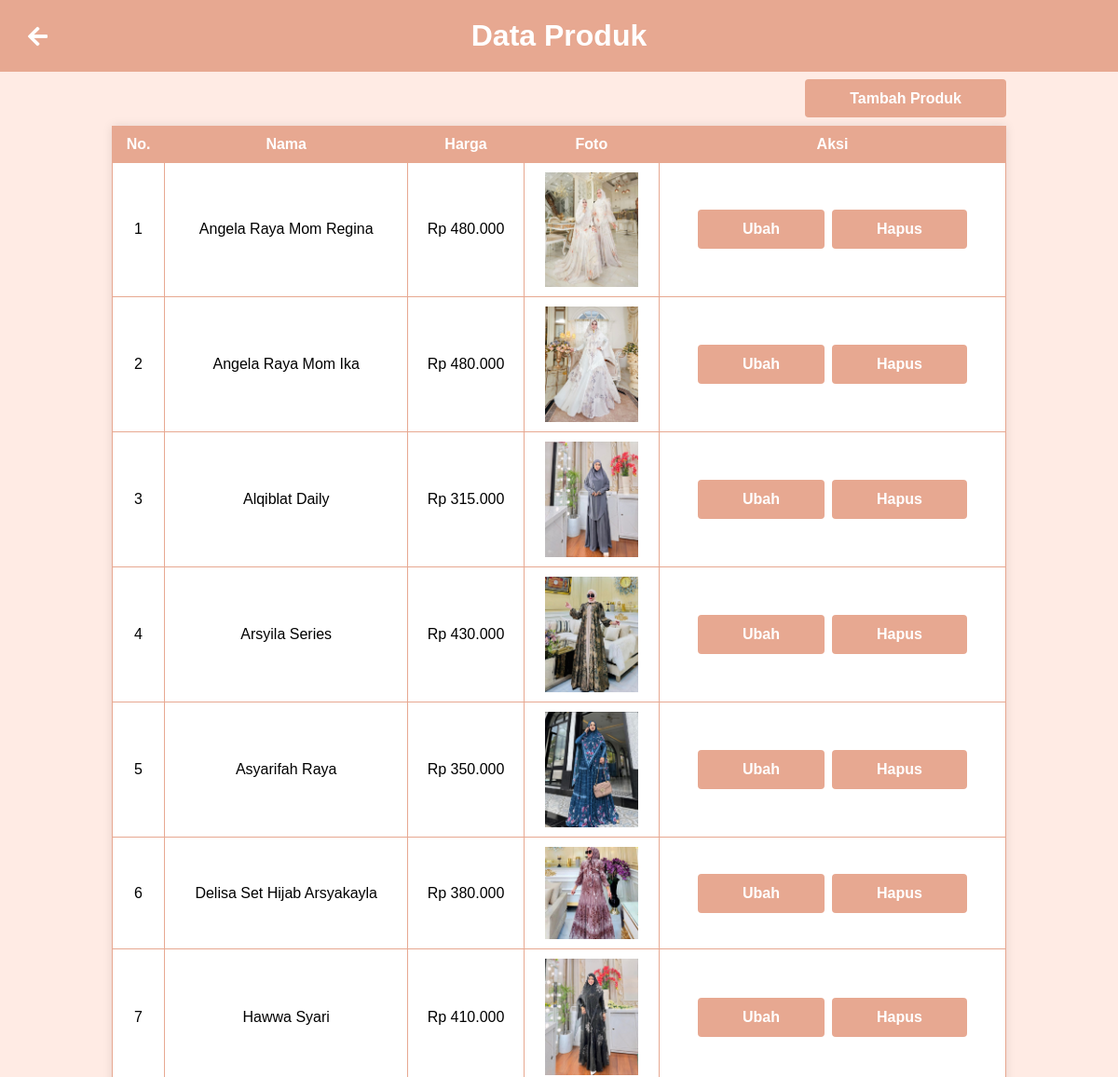
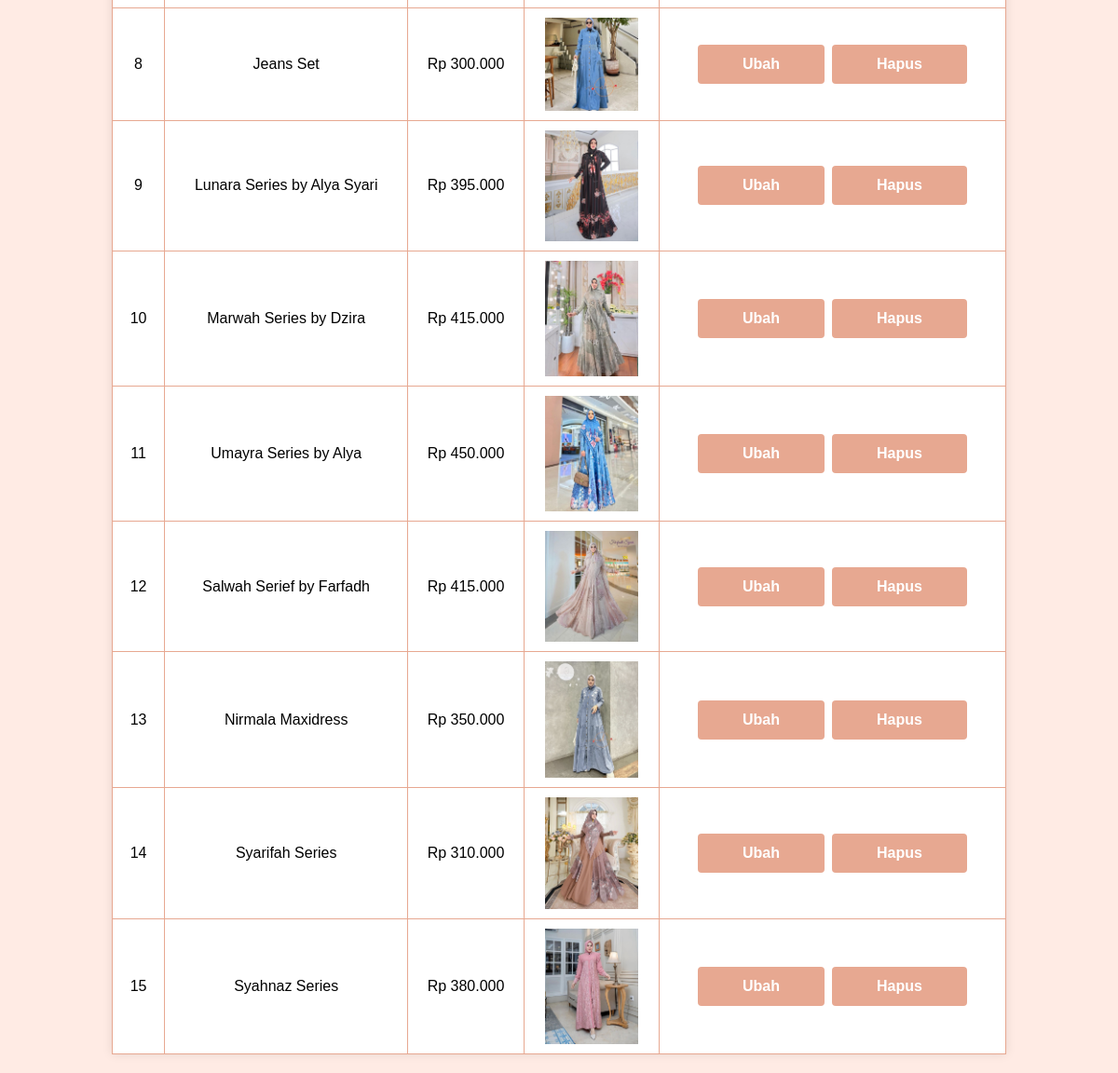
The app's page /admin/produk.php with its own data (2 pictures, top to bottom).
### tables this page shows
CREATE TABLE `produk` (
  `id_produk` int(11) NOT NULL,
  `nama_model` varchar(255) NOT NULL,
  `harga_produk` int(11) NOT NULL,
  `foto_produk` varchar(255) NOT NULL,
  `deskripsi_produk` text NOT NULL
);

### admin/produk.php (the view, shortened to what this page needs)
<?php
    require "../db.php";
?>
<html>
    <head>
    </head>
</html>
<link href="../assets/css/view.css" rel="stylesheet">
<link href="https://cdnjs.cloudflare.com/ajax/libs/font-awesome/5.15.4/css/all.min.css" rel="stylesheet">
<div class="container">
    <div class="row justify-content-center title-container">
        <div class="back-button">
            <a href="index.php"><i class="fa fa-arrow-left"></i></a>
        </div>
        <h1 class="text-center">Data Produk</h1>
    </div>
    <div class="row" style="justify-content: space-between;">
        <div class="col-lg-9" style="width: 80%; margin: 20px auto;">
            <div class="text-center" style="text-align: end;">
                <a href="tambahproduk.php" class="btn btn-primary btn-add-product">Tambah Produk</a>
            </div>
        </div>
    </div>
    <div class="row justify-content-center">
        <div class="col-lg-9">
            <table class="table table-bordered text-center">
                <thead>
                    <tr>
                        <th>No.</th>
                        <th>Nama</th>
                        <th>Harga</th>
                        <th>Foto</th>
                        <th>Aksi</th>
                    </tr>
                </thead>
                <tbody class="text-center">
                    <?php
                        $nomor=1;
                        $sql = mysqli_query($conn, "SELECT * FROM produk");
                        while ($pecah = mysqli_fetch_assoc($sql)) {
                    ?>
                    <tr>
                        <td><?php echo $nomor;?></td>
                        <td><?php echo $pecah['nama_model'];?></td>
                        <td>Rp <?php echo number_format($pecah['harga_produk'],0, ',', '.' );?></td>
                        <td>
                            <img src="../produk/<?php echo $pecah['foto_produk'];?>" width="100px">
                        </td>
                        <td>
                            <div class="btn-group">
                                <a href="ubahproduk.php?id=<?php echo $pecah['id_produk'];?>" class="btn btn-info">Ubah</a>
                                <a href="hapusproduk.php?id=<?php echo $pecah['id_produk'];?>" class="btn btn-danger">Hapus</a>
                            </div>
                        </td>
                    </tr>
                    <?php $nomor++ ?>
                    <?php } ?>
                </tbody>
            </table>
        </div>
    </div>
</div>

### assets/css/view.css (style rules this page uses)
h1 { background-color: #e7a891; color: #fff; text-align: center; padding: 20px; margin: 0; }
table { width: 80%; margin: 20px auto; border-collapse: collapse; background-color: #fff; box-shadow: 0 0 10px rgba(0, 0, 0, 0.1); }
table, th, td { border: 1px solid #e7a891; }
th, td { padding: 10px; text-align: center; }
th { background-color: #e7a891; color: #fff; }
tr:nth-child(even) { background-color: white; }
tr:nth-child(odd) { background-color: white; }
.btn-add-product { margin-top: 20px; }
.title-container { position: relative; }
.title-container a { position: absolute; left: 30px; top: 50%; transform: translateY(-50%); }
.back-button a { font-size: 24px; color: white; text-decoration: none; }
.btn { padding: 0.75rem 3rem; font-size: 1rem; font-weight: bold; color: #fff; background-color: #e7a891; border: none; border-radius: 0.25rem; cursor: pointer; text-decoration: none; }
.btn-group { display: flex; flex-direction: row; justify-content: center; gap: 0.5rem; }

### records on screen
produk: nama_model "Angela Raya Mom Regina", harga_produk "480.000", foto_produk (picture)
produk: nama_model "Angela Raya Mom Ika", harga_produk "480.000", foto_produk (picture)
produk: nama_model "Alqiblat Daily", harga_produk "315.000", foto_produk (picture)
produk: nama_model "Arsyila Series", harga_produk "430.000", foto_produk (picture)
produk: nama_model "Asyarifah Raya", harga_produk "350.000", foto_produk (picture)
produk: nama_model "Delisa Set Hijab Arsyakayla", harga_produk "380.000", foto_produk (picture)
produk: nama_model "Hawwa Syari", harga_produk "410.000", foto_produk (picture)
produk: nama_model "Jeans Set", harga_produk "300.000", foto_produk (picture)
produk: nama_model "Lunara Series by Alya Syari", harga_produk "395.000", foto_produk (picture)
produk: nama_model "Marwah Series by Dzira", harga_produk "415.000", foto_produk (picture)
produk: nama_model "Umayra Series by Alya", harga_produk "450.000", foto_produk (picture)
produk: nama_model "Salwah Serief by Farfadh", harga_produk "415.000", foto_produk (picture)
produk: nama_model "Nirmala Maxidress", harga_produk "350.000", foto_produk (picture)
produk: nama_model "Syarifah Series", harga_produk "310.000", foto_produk (picture)
produk: nama_model "Syahnaz Series", harga_produk "380.000", foto_produk (picture)
